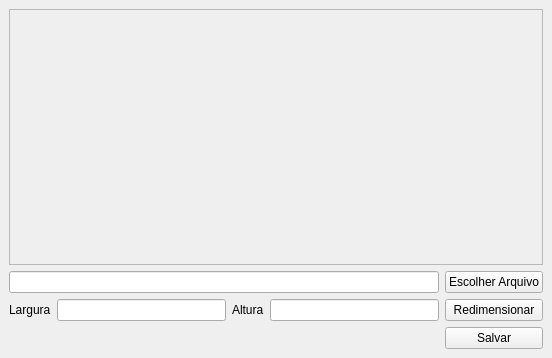
<?xml version="1.0" encoding="UTF-8"?>
<ui version="4.0">
 <class>MainWindow</class>
 <widget class="QMainWindow" name="MainWindow">
  <property name="geometry">
   <rect>
    <x>0</x>
    <y>0</y>
    <width>552</width>
    <height>358</height>
   </rect>
  </property>
  <property name="windowTitle">
   <string>Redimensionar Imagem</string>
  </property>
  <widget class="QWidget" name="centralwidget">
   <layout class="QGridLayout" name="gridLayout">
    <item row="2" column="1">
     <widget class="QLineEdit" name="inputLargura"/>
    </item>
    <item row="2" column="0">
     <widget class="QLabel" name="label">
      <property name="text">
       <string>Largura</string>
      </property>
     </widget>
    </item>
    <item row="2" column="4">
     <widget class="QPushButton" name="btnRedimensionar">
      <property name="text">
       <string>Redimensionar</string>
      </property>
     </widget>
    </item>
    <item row="2" column="3">
     <widget class="QLineEdit" name="inputAltura"/>
    </item>
    <item row="2" column="2">
     <widget class="QLabel" name="label_2">
      <property name="text">
       <string>Altura</string>
      </property>
     </widget>
    </item>
    <item row="3" column="4">
     <widget class="QPushButton" name="btnSalvar">
      <property name="text">
       <string>Salvar</string>
      </property>
     </widget>
    </item>
    <item row="0" column="0" colspan="5">
     <widget class="QScrollArea" name="scrollArea">
      <property name="widgetResizable">
       <bool>true</bool>
      </property>
      <widget class="QWidget" name="scrollAreaWidgetContents">
       <property name="geometry">
        <rect>
         <x>0</x>
         <y>0</y>
         <width>532</width>
         <height>251</height>
        </rect>
       </property>
       <layout class="QGridLayout" name="gridLayout_2">
        <item row="0" column="0">
         <widget class="QLabel" name="labelImg">
          <property name="text">
           <string/>
          </property>
         </widget>
        </item>
       </layout>
      </widget>
     </widget>
    </item>
    <item row="1" column="4">
     <widget class="QPushButton" name="btnEscolherArquivo">
      <property name="text">
       <string>Escolher Arquivo</string>
      </property>
     </widget>
    </item>
    <item row="1" column="0" colspan="4">
     <widget class="QLineEdit" name="inputAbrirArquivo"/>
    </item>
   </layout>
  </widget>
 </widget>
 <resources/>
 <connections/>
</ui>
